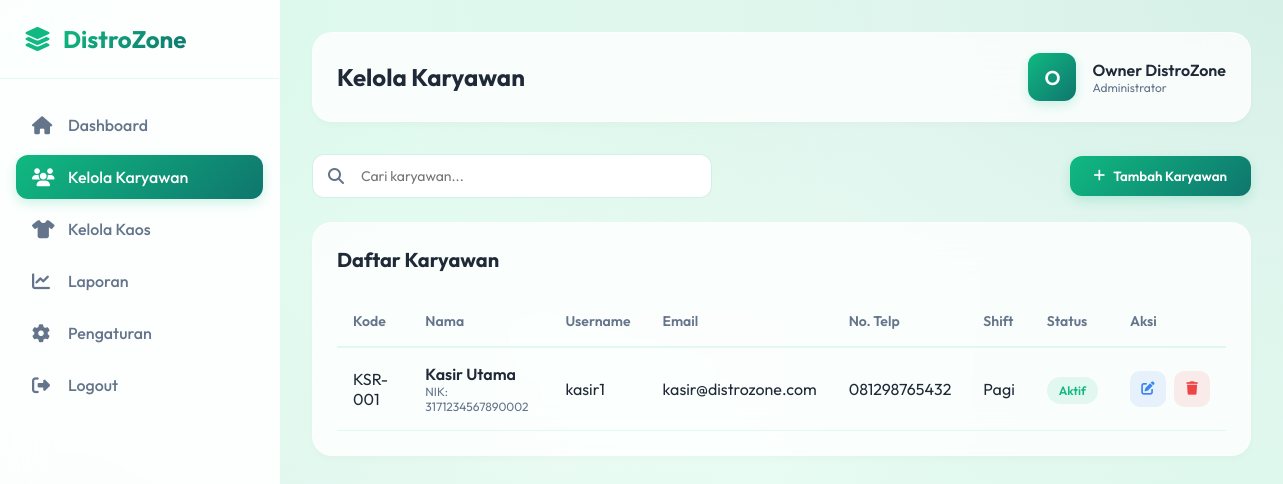
The page /admin/karyawan.php (signed in) on the database its author committed.
### tables this page shows
CREATE TABLE `users` (
  `id` int(11) NOT NULL AUTO_INCREMENT,
  `user_code` varchar(20) NOT NULL,
  `username` varchar(50) NOT NULL,
  `password` varchar(255) NOT NULL,
  `nama` varchar(100) NOT NULL,
  `email` varchar(100) NOT NULL,
  `alamat` text DEFAULT NULL,
  `no_telp` varchar(20) DEFAULT NULL,
  `nik` varchar(20) DEFAULT NULL,
  `role` enum('admin','kasir','customer') NOT NULL DEFAULT 'customer',
  `shift` varchar(20) DEFAULT NULL,
  `foto` varchar(255) DEFAULT NULL,
  `status` enum('active','inactive') NOT NULL DEFAULT 'active',
  `created_at` timestamp NOT NULL DEFAULT current_timestamp(),
  `updated_at` timestamp NOT NULL DEFAULT current_timestamp() ON UPDATE current_timestamp(),
  PRIMARY KEY (`id`),
  UNIQUE KEY `username` (`username`),
  UNIQUE KEY `email` (`email`),
  UNIQUE KEY `user_code` (`user_code`)
);

### admin/karyawan.php (the view, shortened to what this page needs)
<?php
$db = new Database();
$conn = $db->getConnection();
$search = $_GET['search'] ?? '';
$query = "SELECT * FROM users WHERE role = 'kasir'";
$query .= " ORDER BY created_at DESC";
$stmt = $conn->prepare($query);
if ($search) {
    $stmt->execute(['search' => "%$search%"]);
} else {
    $stmt->execute();
}
$karyawan = $stmt->fetchAll(PDO::FETCH_ASSOC);
?>
<!DOCTYPE html>
<html lang="id">
<head>
    <link rel="stylesheet" href="https://cdnjs.cloudflare.com/ajax/libs/font-awesome/6.4.0/css/all.min.css">
</head>
<body>
    <div class="dashboard-container">
        <aside class="sidebar">
            <div class="logo">
                <i class="fas fa-layer-group"></i>
                <h1>DistroZone</h1>
            </div>
            <ul class="nav-menu">
                <li class="nav-item">
                    <a href="index.php" class="nav-link">
                        <i class="fas fa-home"></i>
                        Dashboard
                    </a>
                </li>
                <li class="nav-item">
                    <a href="karyawan.php" class="nav-link active">
                        <i class="fas fa-users"></i>
                        Kelola Karyawan
                    </a>
                </li>
                <li class="nav-item">
                    <a href="kaos.php" class="nav-link">
                        <i class="fas fa-tshirt"></i>
                        Kelola Kaos
                    </a>
                </li>
                <li class="nav-item">
                    <a href="laporan.php" class="nav-link">
                        <i class="fas fa-chart-line"></i>
                        Laporan
                    </a>
                </li>
                <li class="nav-item">
                    <a href="settings.php" class="nav-link">
                        <i class="fas fa-cog"></i>
                        Pengaturan
                    </a>
                </li>
                <li class="nav-item">
                    <a href="../auth/logout.php" class="nav-link">
                        <i class="fas fa-sign-out-alt"></i>
                        Logout
                    </a>
                </li>
            </ul>
        </aside>
        <main class="main-content">
            <div class="top-bar">
                <h2>Kelola Karyawan</h2>
                <div class="user-info">
                    <div class="user-avatar">
                        <?php echo strtoupper(substr($_SESSION['nama'], 0, 1)); ?>
                    </div>
                    <div>
                        <div style="font-weight: 600;"><?php echo $_SESSION['nama']; ?></div>
                        <div style="font-size: 12px; color: var(--text-light);">Administrator</div>
                    </div>
                </div>
            </div>
            <div class="action-bar">
                <div class="search-box">
                    <i class="fas fa-search"></i>
                    <input type="text" id="searchInput" placeholder="Cari karyawan..." value="<?php echo htmlspecialchars($search); ?>">
                </div>
                <button class="btn btn-primary" onclick="openModal('add')">
                    <i class="fas fa-plus"></i>
                    Tambah Karyawan
                </button>
            </div>
            <div class="content-card">
                <h3>Daftar Karyawan</h3>
                <table>
                    <thead>
                        <tr>
                            <th>Kode</th>
                            <th>Nama</th>
                            <th>Username</th>
                            <th>Email</th>
                            <th>No. Telp</th>
                            <th>Shift</th>
                            <th>Status</th>
                            <th>Aksi</th>
                        </tr>
                    </thead>
                    <tbody>
                        <?php if (empty($karyawan)): ?>
                            <tr>
                                <td colspan="8" style="text-align: center; padding: 40px; color: var(--text-light);">
                                    <i class="fas fa-users" style="font-size: 48px; margin-bottom: 16px; display: block; opacity: 0.5;"></i>
                                    Belum ada data karyawan
                                </td>
                            </tr>
                        <?php else: ?>
                            <?php foreach ($karyawan as $k): ?>
                            <tr>
                                <td><?php echo htmlspecialchars($k['user_code']); ?></td>
                                <td>
                                    <div style="font-weight: 600;"><?php echo htmlspecialchars($k['nama']); ?></div>
                                    <div style="font-size: 12px; color: var(--text-light);">NIK: <?php echo htmlspecialchars($k['nik']); ?></div>
                                </td>
                                <td><?php echo htmlspecialchars($k['username']); ?></td>
                                <td><?php echo htmlspecialchars($k['email']); ?></td>
                                <td><?php echo htmlspecialchars($k['no_telp']); ?></td>
                                <td><?php echo htmlspecialchars($k['shift'] ?? '-'); ?></td>
                                <td>
                                    <?php if ($k['status'] === 'active'): ?>
                                        <span class="badge badge-success">Aktif</span>
                                    <?php else: ?>
                                        <span class="badge badge-danger">Nonaktif</span>
                                    <?php endif; ?>
                                </td>
                                <td>
                                    <div class="action-buttons">
                                        <button class="btn-icon edit" onclick="editKaryawan(<?php echo $k['id']; ?>)">
                                            <i class="fas fa-edit"></i>
                                        </button>
                                        <button class="btn-icon delete" onclick="deleteKaryawan(<?php echo $k['id']; ?>)">
                                            <i class="fas fa-trash"></i>
                                        </button>
                                    </div>
                                </td>
                            </tr>
                            <?php endforeach; ?>
                        <?php endif; ?>
                    </tbody>
                </table>
            </div>
        </main>
    </div>
</body>
</html>

### rows shown on the page
users: user_code "KSR-001", nama "Kasir Utama", nik "3171234567890002", username "kasir1", email "kasir@distrozone.com", no_telp "081298765432", shift "Pagi", status "Aktif"

### other values the page prints
substr($_SESSION['nama'], 0, 1) "O"
$_SESSION['nama'] "Owner DistroZone"
